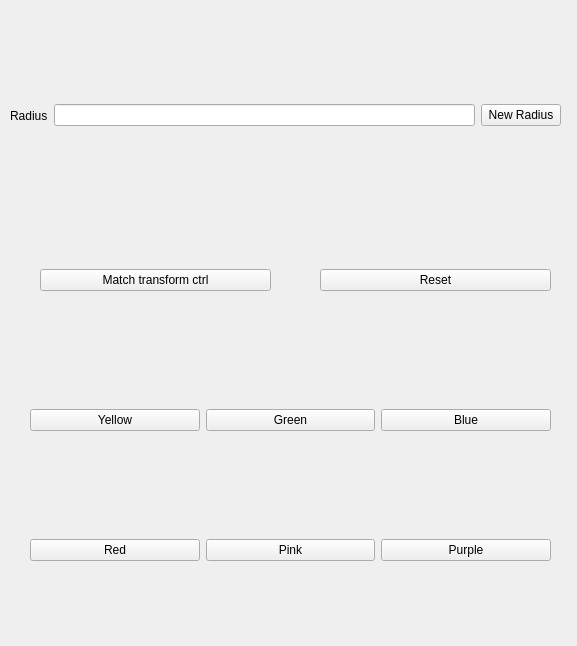
<?xml version="1.0" encoding="UTF-8"?>
<ui version="4.0">
 <class>Form</class>
 <widget class="QWidget" name="Form">
  <property name="geometry">
   <rect>
    <x>0</x>
    <y>0</y>
    <width>577</width>
    <height>646</height>
   </rect>
  </property>
  <property name="windowTitle">
   <string>Form</string>
  </property>
  <widget class="QWidget" name="verticalLayoutWidget">
   <property name="geometry">
    <rect>
     <x>320</x>
     <y>220</y>
     <width>231</width>
     <height>121</height>
    </rect>
   </property>
   <layout class="QVBoxLayout" name="verticalLayout">
    <item>
     <widget class="QPushButton" name="reset_button">
      <property name="text">
       <string>Reset</string>
      </property>
     </widget>
    </item>
   </layout>
  </widget>
  <widget class="QWidget" name="horizontalLayoutWidget">
   <property name="geometry">
    <rect>
     <x>10</x>
     <y>20</y>
     <width>551</width>
     <height>191</height>
    </rect>
   </property>
   <layout class="QHBoxLayout" name="horizontalLayout">
    <item>
     <widget class="QLabel" name="control_radius_text">
      <property name="text">
       <string>Radius</string>
      </property>
     </widget>
    </item>
    <item>
     <widget class="QLineEdit" name="rigging_settings_line"/>
    </item>
    <item>
     <widget class="QPushButton" name="control_radius_button">
      <property name="text">
       <string>New Radius</string>
      </property>
     </widget>
    </item>
   </layout>
  </widget>
  <widget class="QWidget" name="horizontalLayoutWidget_2">
   <property name="geometry">
    <rect>
     <x>30</x>
     <y>360</y>
     <width>521</width>
     <height>121</height>
    </rect>
   </property>
   <layout class="QHBoxLayout" name="horizontalLayout_6">
    <item>
     <widget class="QPushButton" name="yellow_button">
      <property name="text">
       <string>Yellow</string>
      </property>
     </widget>
    </item>
    <item>
     <widget class="QPushButton" name="green_button">
      <property name="text">
       <string>Green</string>
      </property>
     </widget>
    </item>
    <item>
     <widget class="QPushButton" name="blue_button">
      <property name="text">
       <string>Blue</string>
      </property>
     </widget>
    </item>
   </layout>
  </widget>
  <widget class="QWidget" name="horizontalLayoutWidget_3">
   <property name="geometry">
    <rect>
     <x>30</x>
     <y>490</y>
     <width>521</width>
     <height>121</height>
    </rect>
   </property>
   <layout class="QHBoxLayout" name="horizontalLayout_7">
    <item>
     <widget class="QPushButton" name="red_button">
      <property name="text">
       <string>Red</string>
      </property>
     </widget>
    </item>
    <item>
     <widget class="QPushButton" name="pink_button">
      <property name="text">
       <string>Pink</string>
      </property>
     </widget>
    </item>
    <item>
     <widget class="QPushButton" name="purple_button">
      <property name="text">
       <string>Purple</string>
      </property>
     </widget>
    </item>
   </layout>
  </widget>
  <widget class="QWidget" name="verticalLayoutWidget_2">
   <property name="geometry">
    <rect>
     <x>40</x>
     <y>220</y>
     <width>231</width>
     <height>121</height>
    </rect>
   </property>
   <layout class="QVBoxLayout" name="verticalLayout_2">
    <item>
     <widget class="QPushButton" name="match_trans_button">
      <property name="text">
       <string>Match transform ctrl</string>
      </property>
     </widget>
    </item>
   </layout>
  </widget>
 </widget>
 <resources/>
 <connections/>
</ui>
